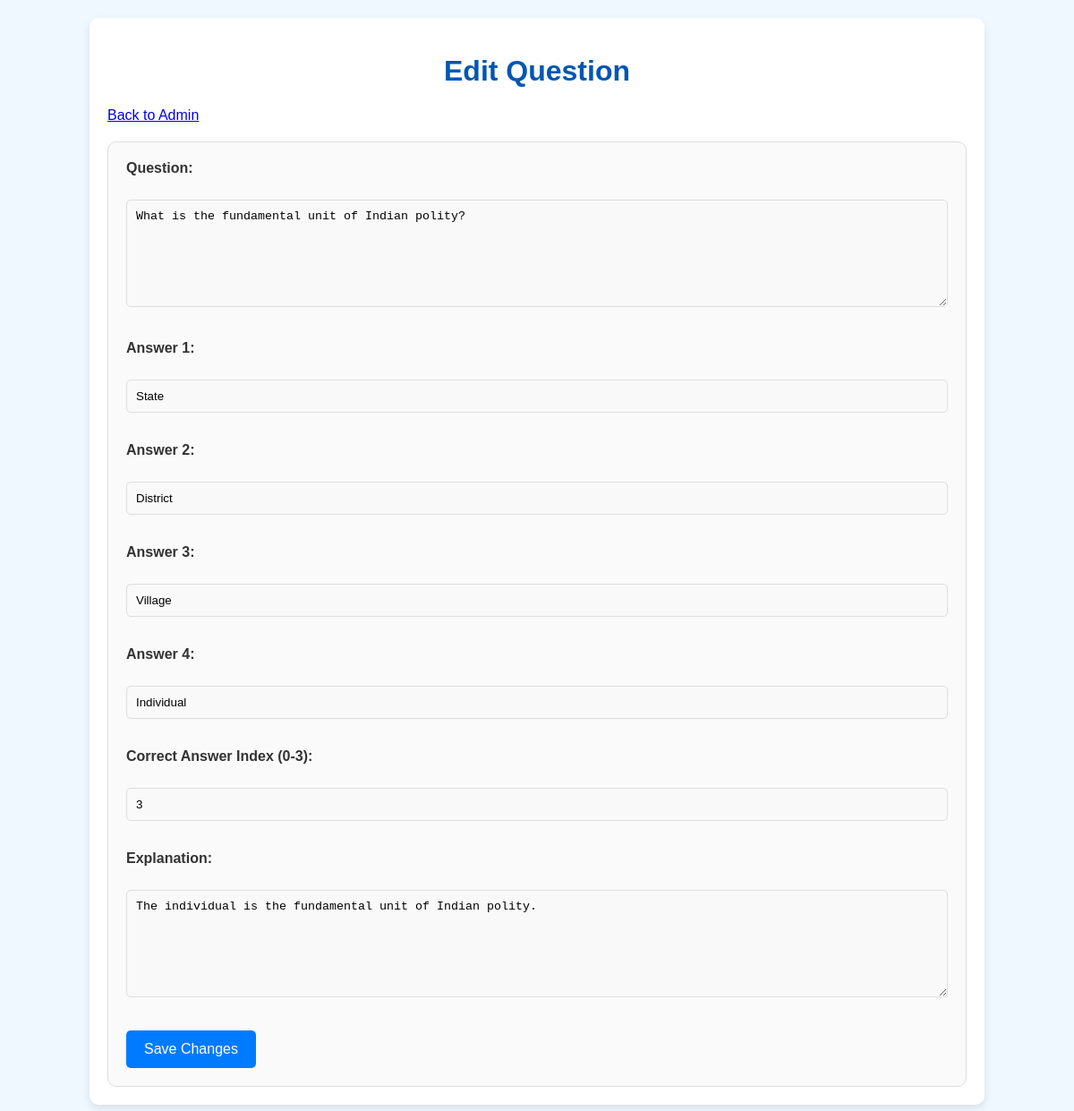
/admin/edit/1 (signed in), run on an earlier commit of the app's database.
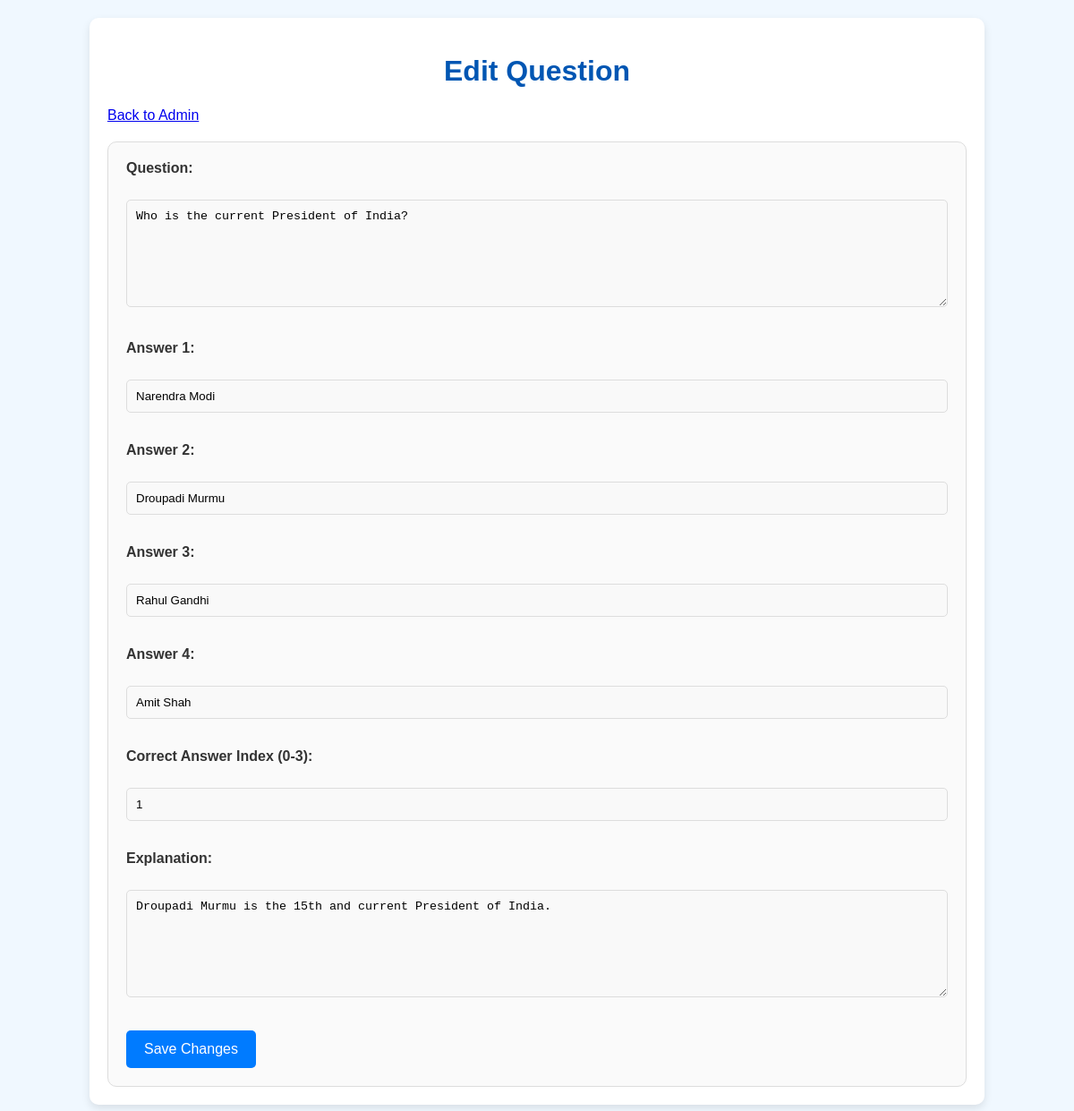
And on a later commit of the database.
### app.py (models this page shows)
class Question(db.Model):
    id = db.Column(db.Integer, primary_key=True)
    question = db.Column(db.String(255), nullable=False)
    answer1 = db.Column(db.String(255), nullable=False)
    answer2 = db.Column(db.String(255), nullable=False)
    answer3 = db.Column(db.String(255))
    answer4 = db.Column(db.String(255))
    correct_answer = db.Column(db.Integer, nullable=False)
    explanation = db.Column(db.String(255))

### app.py (the view, shortened to what this page needs)
@app.route("/admin/edit/<int:id>", methods=["GET", "POST"])
@login_required
def edit_question(id):
    question = Question.query.get_or_404(id)
    return render_template('edit.html', question=question)

### app.py (called while the page is built)
@login_manager.user_loader
def load_user(user_id):
    return User.query.get(int(user_id))

### templates/edit.html (shortened to what this page needs)
<!DOCTYPE html>
<html>
<head>
    <link rel="stylesheet" href="{{ url_for('static', filename='style.css') }}">
</head>
<body>
    <div class="container">
        <h1>Edit Question</h1>
        <a href="{{ url_for('admin') }}">Back to Admin</a>
        <div class="admin-container">
            <form action="{{ url_for('edit_question', id=question.id) }}" method="POST">
                <label for="question">Question:</label><br>
                <textarea id="question" name="question" required>{{ question.question }}</textarea><br><br>
                <label for="answer1">Answer 1:</label><br>
                <input type="text" id="answer1" name="answer1" value="{{ question.answer1 }}" required><br><br>
                <label for="answer2">Answer 2:</label><br>
                <input type="text" id="answer2" name="answer2" value="{{ question.answer2 }}" required><br><br>
                <label for="answer3">Answer 3:</label><br>
                <input type="text" id="answer3" name="answer3" value="{{ question.answer3 or '' }}"><br><br>
                <label for="answer4">Answer 4:</label><br>
                <input type="text" id="answer4" name="answer4" value="{{ question.answer4 or '' }}"><br><br>
                <label for="correct_answer">Correct Answer Index (0-3):</label><br>
                <input type="number" id="correct_answer" name="correct_answer" min="0" max="3" value="{{ question.correct_answer }}" required><br><br>
                <label for="explanation">Explanation:</label><br>
                <textarea id="explanation" name="explanation">{{ question.explanation or '' }}</textarea><br><br>
                <button type="submit">Save Changes</button>
            </form>
        </div>
    </div>
</body>
</html>

### static/style.css (style rules this page uses)
body { font-family: 'Arial', sans-serif; background-color: #f0f8ff; margin: 0; display: flex; flex-direction: column; min-height: 100vh; color: #333; }
.container { width: 90%; max-width: 960px; margin: 20px auto; padding: 20px; background-color: #ffffff; box-shadow: 0 4px 10px rgba(0, 0, 0, 0.1); border-radius: 10px; flex: 1; transition: transform 0.3s ease; }
h1, h2 { text-align: center; color: #0056b3; font-weight: bold; }
label { display: block; margin-bottom: 8px; font-weight: bold; color: #333; }
input[type="text"], input[type="number"], textarea { width: 100%; padding: 10px; margin-bottom: 15px; border: 1px solid #ddd; border-radius: 5px; box-sizing: border-box; background-color: #f9f9f9; }
textarea { height: 120px; resize: vertical; }
button { background-color: #007bff; color: #fff; padding: 12px 20px; border: none; border-radius: 5px; cursor: pointer; font-size: 16px; transition: background-color 0.3s, transform 0.2s; }
.admin-container { margin-top: 20px; border: 1px solid #ddd; padding: 20px; border-radius: 10px; background-color: #fafafa; }

What changed in the data, as far as the page shows it:
changed Question: question "What is the fundamental unit of Indian polity?" → "Who is the current President of India?"; answer1 "State" → "Narendra Modi"; answer2 "District" → "Droupadi Murmu"; answer3 "Village" → "Rahul Gandhi"; answer4 "Individual" → "Amit Shah"; correct_answer "3" → "1"; explanation "The individual is the fundamental unit of Indian polity." → "Droupadi Murmu is the 15th and current President of India."
